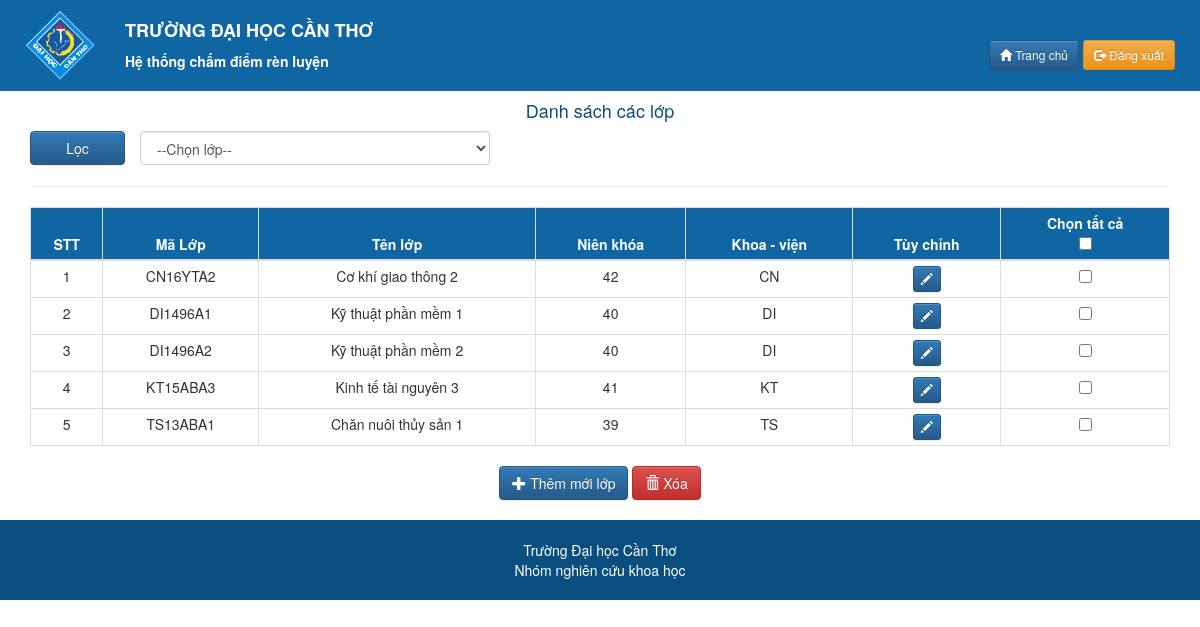
Page /view/class.manage.php on the earlier database version.
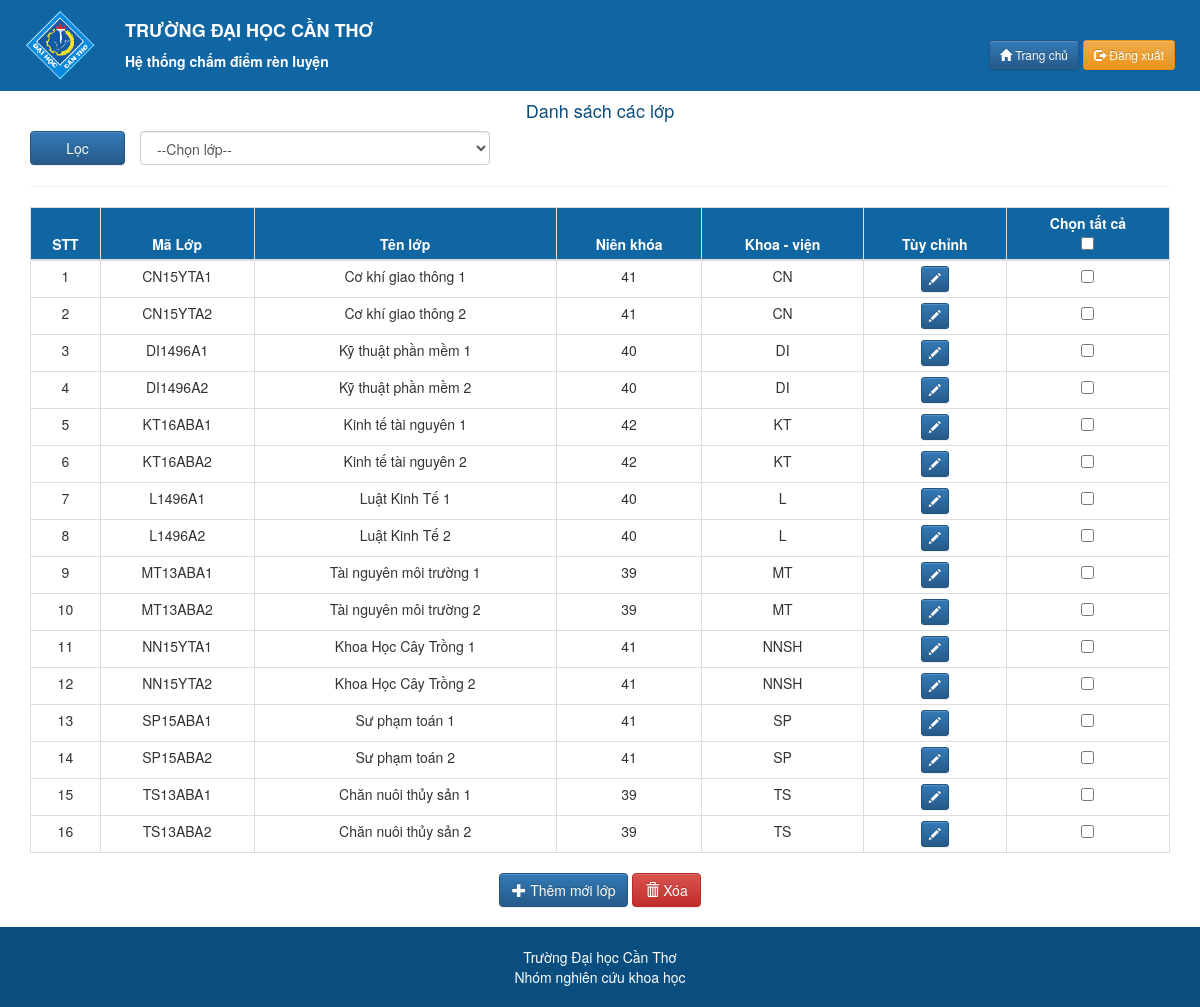
Same page on the later database version.
### tables this page shows
CREATE TABLE `class` (
  `idClass` varchar(10) NOT NULL,
  `className` varchar(70) DEFAULT NULL,
  `schoolYear` varchar(2) DEFAULT NULL,
  `Academy_idAcademy` varchar(10) NOT NULL
);

### model/ClassMod.php (called while the page is built, shortened)
<?php
class ClassMod {
    private $connSql;
    function __construct() {
        $this->connSql = new ConnectToSQL();
    }
    public function getClass()
    {
        $sql = "SELECT * FROM Class";
        $this->connSql->Connect();
        $result = $this->connSql->conn->query($sql);
        $list = array();
        if ($result->num_rows > 0) {
            $k = 0;
            while ($row = $result->fetch_assoc()) {
                $classobj = new ClassObj();
                $classobj->setIdClass($row["idClass"]);
                $classobj->setClassName($row["className"]);
                $classobj->setSchoolYear($row["schoolYear"]);
                $classobj->setAcademy_idAcademy($row["Academy_idAcademy"]);
                $list[$k] = $classobj;
                $k++;
            }
        } else {
        }
        $this->connSql->Stop();
        return $list;
    }
}
?>

### model/ConnectToSQL.php (called while the page is built, shortened)
<?php
Class ConnectToSQL
{
    public function Connect()
    {
        $this->conn = new mysqli('localhost', 'root','', 'managementscore');
    }
}
?>

### model/ClassObj.php (called while the page is built, shortened)
<?php
class ClassObj
{
	private $idClass;
	private $className;
	private $schoolYear;
	private $Academy_idAcademy;
	public function setIdClass($idClass){
		$this->idClass = $idClass;
	}
	public function getIdClass(){
		return $this->idClass;
	}
 	public function setClassName($className){
 		$this->className = $className;
 	}
    public function getClassName(){
 		return $this->className;
    }
	public function setSchoolYear($schoolYear){
		$this->schoolYear = $schoolYear;
	}
	public function getSchoolYear(){
		return $this->schoolYear;
	}
    public function setAcademy_idAcademy($Academy_idAcademy){
			$this->Academy_idAcademy = $Academy_idAcademy;
		}
		public function getAcademy_idAcademy(){
			return $this->Academy_idAcademy;
		}
	}
?>

### controller/class/class.table.php (the view, shortened to what this page needs)
<hr />
<?php
if(!isset($_GET['btnfilter'])) {
    $classMod = new ClassMod();
    $arrayClass = array();
    $arrayClass = $classMod->getClass();
}
?>
<form action="class.manage.php" method="post" id="manageForm">
<table class="table table-bordered table-condensed" id="table-manage-class">
    <thead>
    <tr>
        <th>STT</th>
        <th>Mã Lớp</th>
        <th>Tên lớp</th>
        <th>Niên khóa</th>
        <th>Khoa - viện</th>
        <th>Tùy chỉnh</th>
        <th>Chọn tất cả <br /><input type="checkbox" onClick="toggle(this)"></th>
    </tr>
    </thead>
    <tbody class="text-center align-self-center">
    <?php
    $i=0;
    if($arrayClass>0)
    foreach ($arrayClass as $key=>$value){
        echo '<tr>
        <td>'.++$i.'</td>
        <td>
            '.$value->getIdClass().'
        </td>
        <td>
            '.$value->getClassName().'
        </td>
        <td>
            '.$value->getSchoolYear().'
        </td>
        <td>
            '.$value->getAcademy_idAcademy().'
        </td>
        <td>
            <a href="?idClass='.$value->getIdClass().'" class="btn btn-primary btn-sm"><span class="glyphicon glyphicon-pencil"></span></a>
        </td>
        <td><input type="checkbox" name="xoa[]" id="'.$value->getIdClass().'" value="'.$value->getIdClass().'"/> </td>
    </tr>';
    }
    ?>
    </tbody>
</table>
</form>

### controller/header.php (shortened to what this page needs)
<!DOCTYPE html>
<html lang="en">
<head>
  <link rel="stylesheet" href="../public/bootstrap/css/bootstrap.min.css">
  <link rel="stylesheet" href="../public/bootstrap/css/bootstrap-theme.min.css">
  <link rel="stylesheet" type="text/css" href="../public/style/dataTables.bootstrap.min.css">
  <link rel="stylesheet" href="../public/style/style.css">
</head>
<body>
  <div class="banner container-fluid">
    <div class="col-sm-2 logo">
      <img src="../public/img/logo.gif" width="70" alt="">
    </div>
    <div class="banner-title col-sm-8">
      <h4><strong>TRƯỜNG ĐẠI HỌC CẦN THƠ</strong></h4>
      <p><strong>Hệ thống chấm điểm rèn luyện</strong></p>
    </div>
    <div class="banner-action col-sm-2 text-right">
      <a href="main.php" class="btn btn-primary btn-sm">
        <span class="glyphicon glyphicon-home"></span> Trang chủ</a>
      <a href="../controller/account/account.logout.php" class="btn btn-warning btn-sm">
        <span class="glyphicon glyphicon-log-out"></span> Đăng xuất</a>
    </div>
  </div>

### view/class.manage.php (shortened to what this page needs)
<?php
    require_once "../controller/header.php";
?>
    <div class="container main-academy-container">
        <div class="academy-action-list text-center">
            <h4>Danh sách các lớp</h4>
            <div class="form-group">
                <form action="class.manage.php" method="get">
                    <input type="submit" value="Lọc" class="btn btn-primary col-sm-1" name="btnfilter">
                    <?php
                    require "../controller/class/class.filter.php";
                    ?>
                </form>
                <br>
                <br>
            </div>
            <?php
                require_once "../controller/class/class.content.php";
            ?>
        </div>
    </div>
<?php
	require_once "../controller/footer.php";
?>

### controller/class/class.filter.php (shortened to what this page needs)
<div class="col-sm-4">
    <select name="academy" id="" class="form-control">
        <option value="NoneAcademy">--Chọn lớp--</option>
    </select>
</div>

### controller/class/class.content.php (shortened to what this page needs)
<div class="">
    <?php
    require "../controller/class/class.table.php";
    ?>
    <form action="class.manage.php" class="form-inline">
        <a class="btn btn-primary col align-self-center " data-toggle="modal" data-target="#addClass">
            <span class="glyphicon glyphicon-plus"></span> Thêm mới lớp
        </a>
        <a class="btn btn-danger col align-self-center " data-toggle="modal" data-target="#deleteClass">
            <span class="glyphicon glyphicon-trash"></span> Xóa
        </a>
    </form>
</div>

### controller/footer.php (shortened to what this page needs)
<br />
<footer class="footer text-center">
    Trường Đại học Cần Thơ <br> Nhóm nghiên cứu khoa học
</footer>
</body>
</html>

### public/style/style.css (style rules this page uses)
.banner { color: #ffffff; background-color: #1066A2; padding: 10px; }
.banner .logo { width: 100px; }
.banner .banner-title { width: 300px; }
.banner .banner-action { width: 220px; padding-top: 30px; float: right; }
.container { min-height: 400px; }
footer { padding: 20px; background-color: #094E7E; color: #fff; width: 100%; }
.main-academy-container h4 { color: #094E7E; }
.main-academy-container hr { margin-top: 0; }
.academy-action-list .table thead { background-color: #1066A2; color: #ffffff; }
.academy-action-list .table thead th { text-align: center !important; }
.academy-action-list .table tbody tr td:first-child, .academy-action-list .table tbody tr td:last-child { text-align: center; }
.academy-action-list .table .btn-sm { padding: 3px 7px; margin: 0; }

Differences in the rows shown:
removed class: idClass "CN16YTA2", className "Cơ khí giao thông 2", schoolYear "42", Academy_idAcademy "CN"
removed class: idClass "KT15ABA3", className "Kinh tế tài nguyên 3", schoolYear "41", Academy_idAcademy "KT"
added class: idClass "CN15YTA1", className "Cơ khí giao thông 1", schoolYear "41", Academy_idAcademy "CN"
added class: idClass "CN15YTA2", className "Cơ khí giao thông 2", schoolYear "41", Academy_idAcademy "CN"
added class: idClass "KT16ABA1", className "Kinh tế tài nguyên 1", schoolYear "42", Academy_idAcademy "KT"
added class: idClass "KT16ABA2", className "Kinh tế tài nguyên 2", schoolYear "42", Academy_idAcademy "KT"
added class: idClass "L1496A1", className "Luật Kinh Tế 1", schoolYear "40", Academy_idAcademy "L"
added class: idClass "L1496A2", className "Luật Kinh Tế 2", schoolYear "40", Academy_idAcademy "L"
added class: idClass "MT13ABA1", className "Tài nguyên môi trường 1", schoolYear "39", Academy_idAcademy "MT"
added class: idClass "MT13ABA2", className "Tài nguyên môi trường 2", schoolYear "39", Academy_idAcademy "MT"
added class: idClass "NN15YTA1", className "Khoa Học Cây Trồng 1", schoolYear "41", Academy_idAcademy "NNSH"
added class: idClass "NN15YTA2", className "Khoa Học Cây Trồng 2", schoolYear "41", Academy_idAcademy "NNSH"
added class: idClass "SP15ABA1", className "Sư phạm toán 1", schoolYear "41", Academy_idAcademy "SP"
added class: idClass "SP15ABA2", className "Sư phạm toán 2", schoolYear "41", Academy_idAcademy "SP"
added class: idClass "TS13ABA2", className "Chăn nuôi thủy sản 2", schoolYear "39", Academy_idAcademy "TS"
